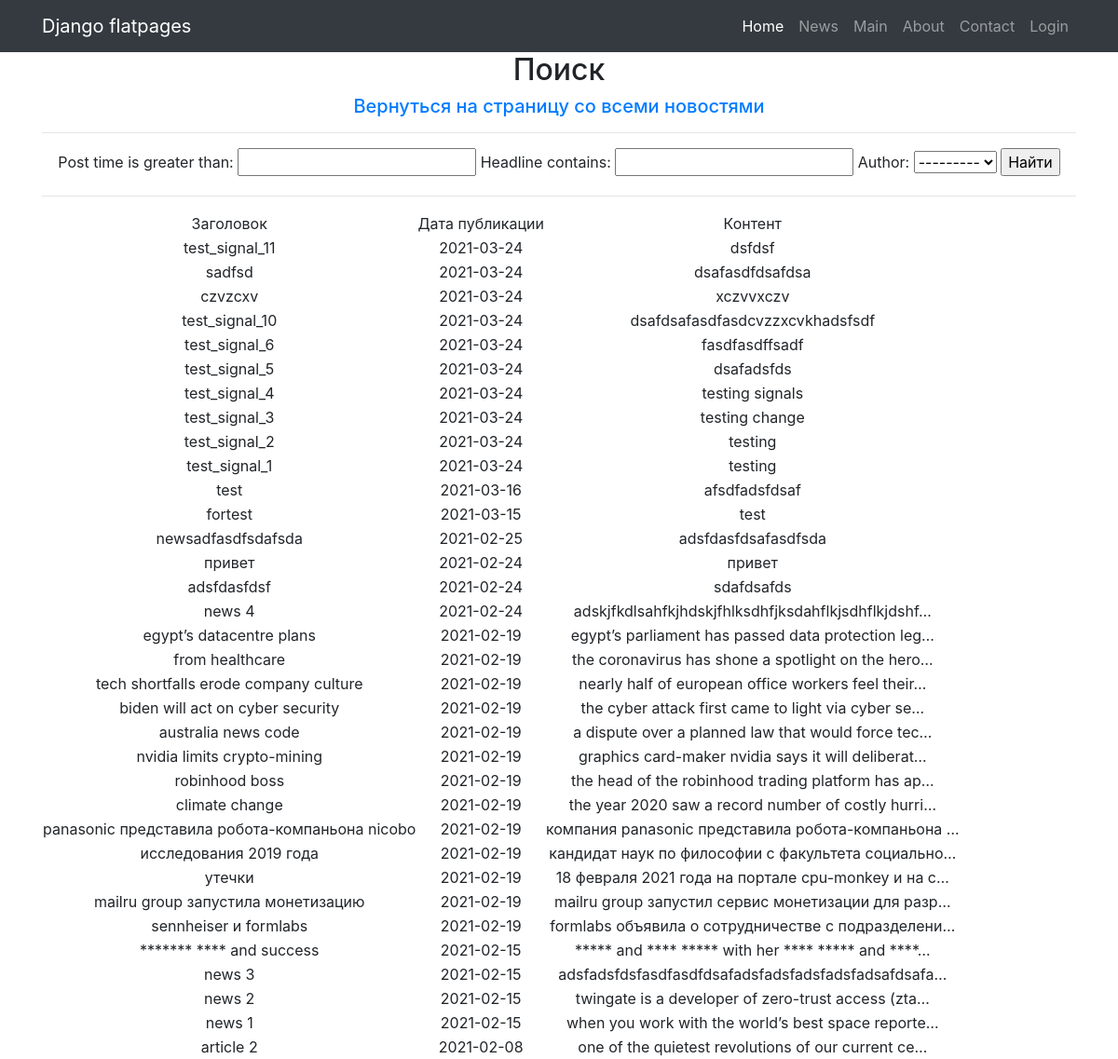
/news/search, run on the app's committed database.
### NewsPaper/news/models.py (models this page shows, shortened)
class Post(models.Model):
    news = "NW"
    article = "AR"
    CAT = [(news, "Новость"), (article, 'Статья')]
    author = models.ForeignKey(Author, on_delete=models.CASCADE)
    art_or_nw = models.CharField(max_length=2,
                            choices=CAT,
                            default=news)
    post_time = models.DateTimeField(auto_now_add=True)
    headline = models.CharField(max_length=255)
    content = models.TextField()
    rating_of_post = models.IntegerField(default=0)
    categories = models.ManyToManyField(Category)

### NewsPaper/news/views.py (the view, shortened to what this page needs)
# urls.py: path('search', PostSearch.as_view(), name='post_search'),
class PostSearch(ListView):
    model = Post
    template_name = 'news/search_news.html'
    context_object_name = 'news'
    ordering = ['-id']
    form_class = PostForm
    def get_context_data(self, **kwargs):
        context = super().get_context_data(**kwargs)
        context['filter'] = PostFilter(self.request.GET,
                                          queryset=self.get_queryset())
        context['form'] = PostForm()
        return context

### NewsPaper/news/forms.py
class PostForm(ModelForm):
    class Meta:
        model = Post
        fields = ['headline', 'author', 'content', 'categories', 'art_or_nw']

### NewsPaper/news/models.py (called while the page is built)
    def __str__(self):
        author_id = str(self.user.username)
        return author_id

### NewsPaper/news/templatetags/custom_filters.py (called while the page is built)
@register.filter(name='censor')
def multiply(value):
    curce = ['fuck', 'fucked', 'fucking', 'nigger', 'niggers', 'whore', 'whores', 'slut', 'sluts',
             'bitch', 'freak', 'douchebag', 'faggot', 'homo', 'prick', 'dick', 'cunt', 'pussy']
    value = value.lower().replace(',', '').replace('.', '').split()
    result = []
    for word in value:
        if word not in curce:
            result.append(word)
        else:
            result.append('*' *len(word))
    result = ' '.join(result)
    return result

### NewsPaper/templates/news/search_news.html (shortened to what this page needs)
{% extends 'flatpages/default.html' %}
{% load custom_filters %}
{% block content %}
<h2>Поиск</h2>
 <a href="/news/"><h5>Вернуться на страницу со всеми новостями</h5></a>
<hr>
<form method="GET">
    {{ filter.form }}
    <input type="submit" value="Найти">
</form>
    <hr>
    {% if news %}
        <table>
            <tr>
                <td>
                    Заголовок
                </td>
                <td>
                    Дата публикации
                </td>
                <td>
                    Контент
                </td>
            </tr>
            {% for post in filter.qs %}
            <tr>
                <td>
                    {{ post.headline | censor}}
                </td>
                <td>
                    {{ post.post_time | date:'Y-m-d'}}
                </td>
                <td>
                    {{ post.content|censor|truncatechars:50 }}
                </td>
            </tr>
            {% endfor %}
        </table>
    {% else %}
        <h3>Новостей нет</h3>
    {% endif %}
{% endblock content %}

### NewsPaper/templates/flatpages/default.html (shortened to what this page needs)
{% load static %}
<!DOCTYPE html>
<html lang="en">
<head>
  <link href="{% static 'vendor/bootstrap/css/bootstrap.min.css' %}" rel="stylesheet">
</head>
<body>
  <nav class="navbar navbar-expand-lg navbar-dark bg-dark static-top">
    <div class="container">
      <a class="navbar-brand" href="#">Django flatpages</a>
      <div class="collapse navbar-collapse" id="navbarResponsive">
        <ul class="navbar-nav ml-auto">
          <li class="nav-item active">
            <a class="nav-link" href="#">Home
            </a>
          </li>
          <li class="nav-item">
            <a class="nav-link" href="/news/">News</a>
          </li>
          <li class="nav-item">
            <a class="nav-link" href="/">Main</a>
          </li>
          <li class="nav-item">
            <a class="nav-link" href="/about/">About</a>
          </li>
          <li class="nav-item">
            <a class="nav-link" href="/contact/">Contact</a>
          </li>
          <li class="nav-item">
            <a class="nav-link" href="/accounts/login/">Login</a>
          </li>
        </ul>
      </div>
    </div>
  </nav>
  <div class="container">
    <div class="row">
      <div class="col-lg-12 text-center">
       {% block content %}{% endblock content %}
      </div>
    </div>
  </div>
</body>
</html>

### data on the page
Post: headline|censor "test_signal_11", post_time "2021-03-24", content|censor "dsfdsf"
Post: headline|censor "sadfsd", post_time "2021-03-24", content|censor "dsafasdfdsafdsa"
Post: headline|censor "czvzcxv", post_time "2021-03-24", content|censor "xczvvxczv"
Post: headline|censor "test_signal_10", post_time "2021-03-24", content|censor "dsafdsafasdfasdcvzzxcvkhadsfsdf"
Post: headline|censor "test_signal_6", post_time "2021-03-24", content|censor "fasdfasdffsadf"
Post: headline|censor "test_signal_5", post_time "2021-03-24", content|censor "dsafadsfds"
Post: headline|censor "test_signal_4", post_time "2021-03-24", content|censor "testing signals"
Post: headline|censor "test_signal_3", post_time "2021-03-24", content|censor "testing change"
Post: headline|censor "test_signal_2", post_time "2021-03-24", content|censor "testing"
Post: headline|censor "test_signal_1", post_time "2021-03-24", content|censor "testing"
Post: headline|censor "test", post_time "2021-03-16", content|censor "afsdfadsfdsaf"
Post: headline|censor "fortest", post_time "2021-03-15", content|censor "test"
Post: headline|censor "newsadfasdfsdafsda", post_time "2021-02-25", content|censor "adsfdasfdsafasdfsda"
Post: headline|censor "привет", post_time "2021-02-24", content|censor "привет"
Post: headline|censor "adsfdasfdsf", post_time "2021-02-24", content|censor "sdafdsafds"
Post: headline|censor "news 4", post_time "2021-02-24", content|censor "adskjfkdlsahfkjhdskjfhlksdhfjksdahflkjsdhflkjdshf…"
Post: headline|censor "egypt’s datacentre plans", post_time "2021-02-19", content|censor "egypt’s parliament has passed data protection leg…"
Post: headline|censor "from healthcare", post_time "2021-02-19", content|censor "the coronavirus has shone a spotlight on the hero…"
Post: headline|censor "tech shortfalls erode company culture", post_time "2021-02-19", content|censor "nearly half of european office workers feel their…"
Post: headline|censor "biden will act on cyber security", post_time "2021-02-19", content|censor "the cyber attack first came to light via cyber se…"
Post: headline|censor "australia news code", post_time "2021-02-19", content|censor "a dispute over a planned law that would force tec…"
Post: headline|censor "nvidia limits crypto-mining", post_time "2021-02-19", content|censor "graphics card-maker nvidia says it will deliberat…"
Post: headline|censor "robinhood boss", post_time "2021-02-19", content|censor "the head of the robinhood trading platform has ap…"
Post: headline|censor "climate change", post_time "2021-02-19", content|censor "the year 2020 saw a record number of costly hurri…"
Post: headline|censor "panasonic представила робота-компаньона nicobo", post_time "2021-02-19", content|censor "компания panasonic представила робота-компаньона …"
Post: headline|censor "исследования 2019 года", post_time "2021-02-19", content|censor "кандидат наук по философии с факультета социально…"
Post: headline|censor "утечки", post_time "2021-02-19", content|censor "18 февраля 2021 года на портале cpu-monkey и на с…"
Post: headline|censor "mailru group запустила монетизацию", post_time "2021-02-19", content|censor "mailru group запустил сервис монетизации для разр…"
Post: headline|censor "sennheiser и formlabs", post_time "2021-02-19", content|censor "formlabs объявила о сотрудничестве с подразделени…"
Post: headline|censor "******* **** and success", post_time "2021-02-15", content|censor "***** and **** ***** with her **** ***** and ****…"
Post: headline|censor "news 3", post_time "2021-02-15", content|censor "adsfadsfdsfasdfasdfdsafadsfadsfadsfadsfadsafdsafa…"
Post: headline|censor "news 2", post_time "2021-02-15", content|censor "twingate is a developer of zero-trust access (zta…"
Post: headline|censor "news 1", post_time "2021-02-15", content|censor "when you work with the world’s best space reporte…"
Post: headline|censor "article 2", post_time "2021-02-08", content|censor "one of the quietest revolutions of our current ce…"
